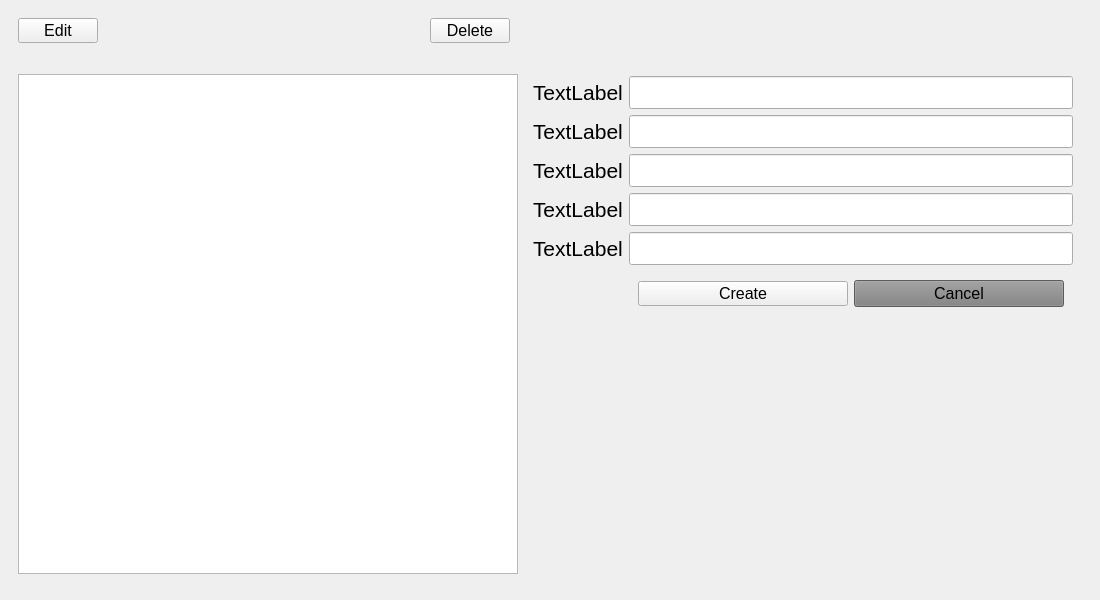
<?xml version="1.0" encoding="UTF-8"?>
<ui version="4.0">
 <class>MainWindow</class>
 <widget class="QMainWindow" name="MainWindow">
  <property name="geometry">
   <rect>
    <x>0</x>
    <y>0</y>
    <width>1100</width>
    <height>600</height>
   </rect>
  </property>
  <property name="windowTitle">
   <string>MainWindow</string>
  </property>
  <widget class="QWidget" name="centralwidget">
   <layout class="QVBoxLayout" name="verticalLayout" stretch="0,1">
    <item>
     <widget class="QWidget" name="widget" native="true">
      <layout class="QHBoxLayout" name="horizontalLayout">
       <item>
        <widget class="QPushButton" name="edit_btn">
         <property name="maximumSize">
          <size>
           <width>80</width>
           <height>25</height>
          </size>
         </property>
         <property name="font">
          <font>
           <pointsize>12</pointsize>
          </font>
         </property>
         <property name="text">
          <string>Edit</string>
         </property>
        </widget>
       </item>
       <item>
        <widget class="QLabel" name="label">
         <property name="maximumSize">
          <size>
           <width>320</width>
           <height>16777215</height>
          </size>
         </property>
         <property name="text">
          <string/>
         </property>
        </widget>
       </item>
       <item>
        <widget class="QPushButton" name="del_btn">
         <property name="maximumSize">
          <size>
           <width>80</width>
           <height>25</height>
          </size>
         </property>
         <property name="font">
          <font>
           <pointsize>12</pointsize>
          </font>
         </property>
         <property name="text">
          <string>Delete</string>
         </property>
        </widget>
       </item>
       <item>
        <widget class="QLabel" name="label_2">
         <property name="text">
          <string/>
         </property>
        </widget>
       </item>
      </layout>
     </widget>
    </item>
    <item>
     <widget class="QWidget" name="widget_2" native="true">
      <layout class="QHBoxLayout" name="horizontalLayout_2">
       <item>
        <widget class="QListWidget" name="list_item">
         <property name="maximumSize">
          <size>
           <width>500</width>
           <height>500</height>
          </size>
         </property>
        </widget>
       </item>
       <item>
        <widget class="QWidget" name="widget_3" native="true">
         <layout class="QFormLayout" name="formLayout">
          <item row="0" column="0">
           <widget class="QLabel" name="label_3">
            <property name="font">
             <font>
              <pointsize>16</pointsize>
             </font>
            </property>
            <property name="text">
             <string>TextLabel</string>
            </property>
           </widget>
          </item>
          <item row="0" column="1">
           <widget class="QLineEdit" name="lineEdit_5">
            <property name="font">
             <font>
              <pointsize>16</pointsize>
             </font>
            </property>
           </widget>
          </item>
          <item row="1" column="0">
           <widget class="QLabel" name="label_4">
            <property name="font">
             <font>
              <pointsize>16</pointsize>
             </font>
            </property>
            <property name="text">
             <string>TextLabel</string>
            </property>
           </widget>
          </item>
          <item row="1" column="1">
           <widget class="QLineEdit" name="lineEdit">
            <property name="font">
             <font>
              <pointsize>16</pointsize>
             </font>
            </property>
           </widget>
          </item>
          <item row="2" column="0">
           <widget class="QLabel" name="label_5">
            <property name="font">
             <font>
              <pointsize>16</pointsize>
             </font>
            </property>
            <property name="text">
             <string>TextLabel</string>
            </property>
           </widget>
          </item>
          <item row="2" column="1">
           <widget class="QLineEdit" name="lineEdit_2">
            <property name="font">
             <font>
              <pointsize>16</pointsize>
             </font>
            </property>
           </widget>
          </item>
          <item row="4" column="0">
           <widget class="QLabel" name="label_6">
            <property name="font">
             <font>
              <pointsize>16</pointsize>
             </font>
            </property>
            <property name="text">
             <string>TextLabel</string>
            </property>
           </widget>
          </item>
          <item row="4" column="1">
           <widget class="QLineEdit" name="lineEdit_3">
            <property name="font">
             <font>
              <pointsize>16</pointsize>
             </font>
            </property>
           </widget>
          </item>
          <item row="6" column="0">
           <widget class="QLabel" name="label_7">
            <property name="font">
             <font>
              <pointsize>16</pointsize>
             </font>
            </property>
            <property name="text">
             <string>TextLabel</string>
            </property>
           </widget>
          </item>
          <item row="6" column="1">
           <widget class="QLineEdit" name="lineEdit_4">
            <property name="font">
             <font>
              <pointsize>16</pointsize>
             </font>
            </property>
           </widget>
          </item>
          <item row="7" column="1">
           <widget class="QWidget" name="widget_4" native="true">
            <property name="layoutDirection">
             <enum>Qt::LeftToRight</enum>
            </property>
            <layout class="QHBoxLayout" name="horizontalLayout_3" stretch="1,1">
             <property name="sizeConstraint">
              <enum>QLayout::SetDefaultConstraint</enum>
             </property>
             <item>
              <widget class="QPushButton" name="create_btn">
               <property name="minimumSize">
                <size>
                 <width>100</width>
                 <height>0</height>
                </size>
               </property>
               <property name="maximumSize">
                <size>
                 <width>500</width>
                 <height>25</height>
                </size>
               </property>
               <property name="font">
                <font>
                 <pointsize>12</pointsize>
                </font>
               </property>
               <property name="text">
                <string>Create</string>
               </property>
              </widget>
             </item>
             <item>
              <widget class="QPushButton" name="cancel_btn">
               <property name="minimumSize">
                <size>
                 <width>100</width>
                 <height>0</height>
                </size>
               </property>
               <property name="maximumSize">
                <size>
                 <width>500</width>
                 <height>16777215</height>
                </size>
               </property>
               <property name="font">
                <font>
                 <pointsize>12</pointsize>
                </font>
               </property>
               <property name="styleSheet">
                <string notr="true">background-color: gray;</string>
               </property>
               <property name="text">
                <string>Cancel</string>
               </property>
              </widget>
             </item>
            </layout>
           </widget>
          </item>
         </layout>
        </widget>
       </item>
      </layout>
     </widget>
    </item>
   </layout>
  </widget>
 </widget>
 <resources/>
 <connections/>
</ui>
